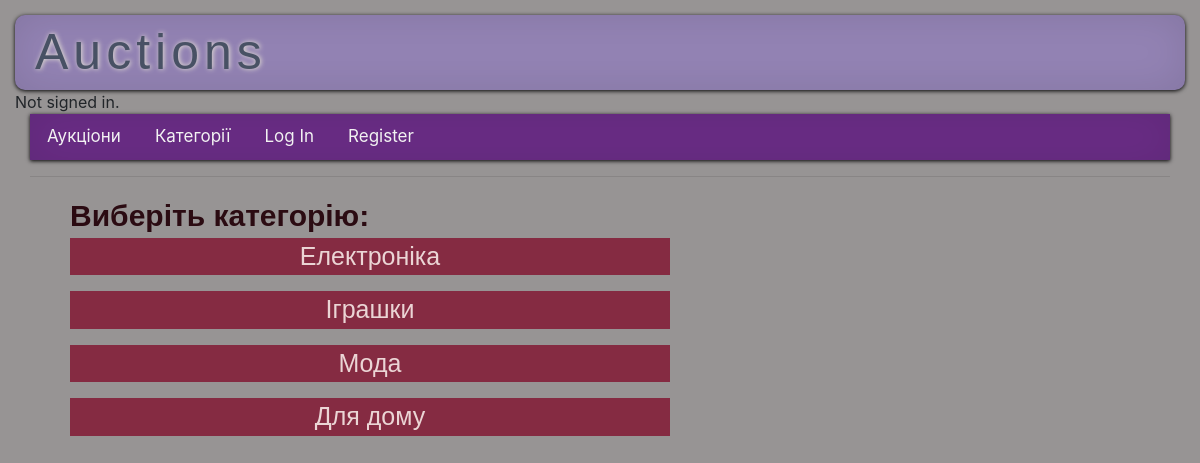
The page /category on the database its author committed.
### auctions/models.py (models this page shows)
class Category(models.Model):
    name=models.CharField(max_length=100, db_index=True)
    def __str__(self):
        return self.name

### auctions/views.py (the view)
# urls.py: path("category", views.cats, name="cats"),
def cats(request):
    return render(request, "auctions/cats.html", {
                'cats': Category.objects.all()
            })

### auctions/templates/auctions/cats.html (shortened to what this page needs)
{% extends "auctions/layout.html" %}
{% block body %}
<div class="cats-header">Виберіть категорію:</div>
            {% for cat in cats %}
            <ul>
                <li class="cats"><a class="cats-link" href="{% url 'category' cat.id %}" >{{ cat }}</a></li>
            </ul>
            {% endfor %}
{% endblock %}

### auctions/static/auctions/styles.css (style rules this page uses)
body { padding: 15px; background-color: rgb(151, 148, 148); }
li { list-style: none; }
.cats { width: 600px; text-align: center; font-size: 25px; font-family: 'Franklin Gothic Medium', 'Arial Narrow', Arial, sans-serif; background-color: rgb(133, 43, 66); list-style: none; }
.cats-header { padding-left: 40px; font-family:'Trebuchet MS', 'Lucida Sans Unicode', 'Lucida Grande', 'Lucida Sans', Arial, sans-serif; font-size: 30px; font-weight: 900; color: rgb(43, 11, 18); }
.cats-link { color: #ebd5d5; padding: 2px; }

### rows shown on the page
Category: name "Електроніка"
Category: name "Іграшки"
Category: name "Мода"
Category: name "Для дому"
